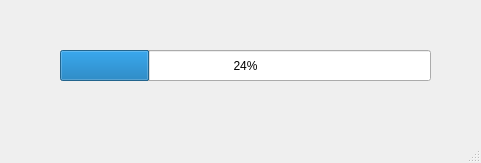
<?xml version="1.0" encoding="UTF-8"?>
<ui version="4.0">
 <class>ProgressWindow</class>
 <widget class="QMainWindow" name="ProgressWindow">
  <property name="geometry">
   <rect>
    <x>0</x>
    <y>0</y>
    <width>481</width>
    <height>163</height>
   </rect>
  </property>
  <property name="windowTitle">
   <string>MainWindow</string>
  </property>
  <widget class="QWidget" name="centralwidget">
   <widget class="QProgressBar" name="progressBar">
    <property name="geometry">
     <rect>
      <x>60</x>
      <y>50</y>
      <width>371</width>
      <height>31</height>
     </rect>
    </property>
    <property name="value">
     <number>24</number>
    </property>
   </widget>
  </widget>
  <widget class="QMenuBar" name="menubar">
   <property name="geometry">
    <rect>
     <x>0</x>
     <y>0</y>
     <width>481</width>
     <height>23</height>
    </rect>
   </property>
  </widget>
  <widget class="QStatusBar" name="statusbar"/>
 </widget>
 <resources/>
 <connections/>
</ui>
